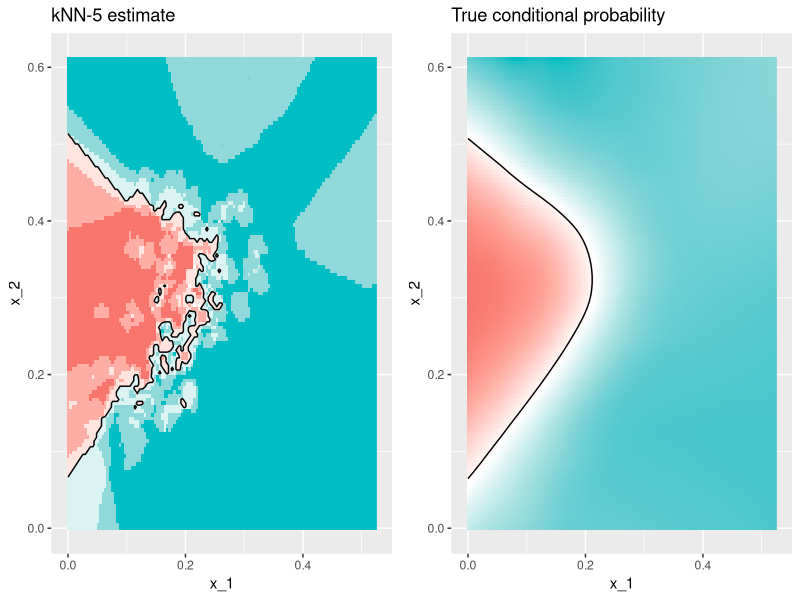
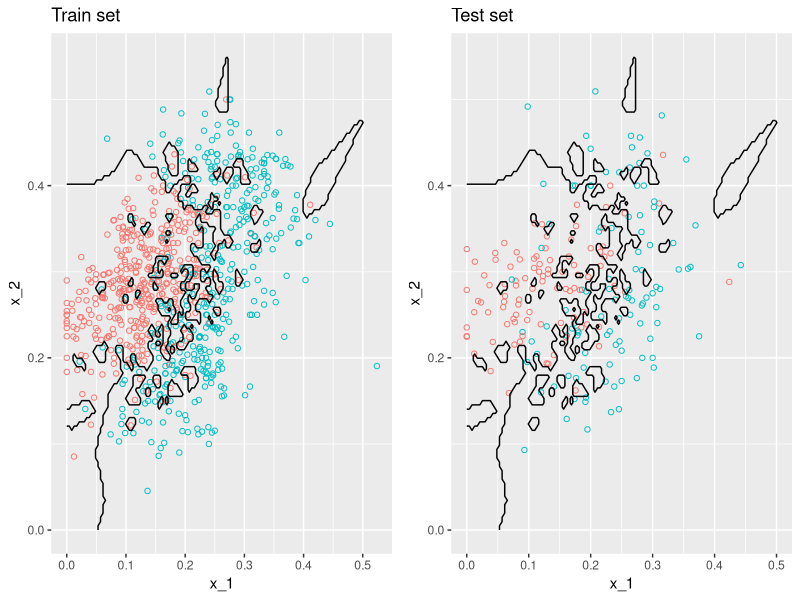
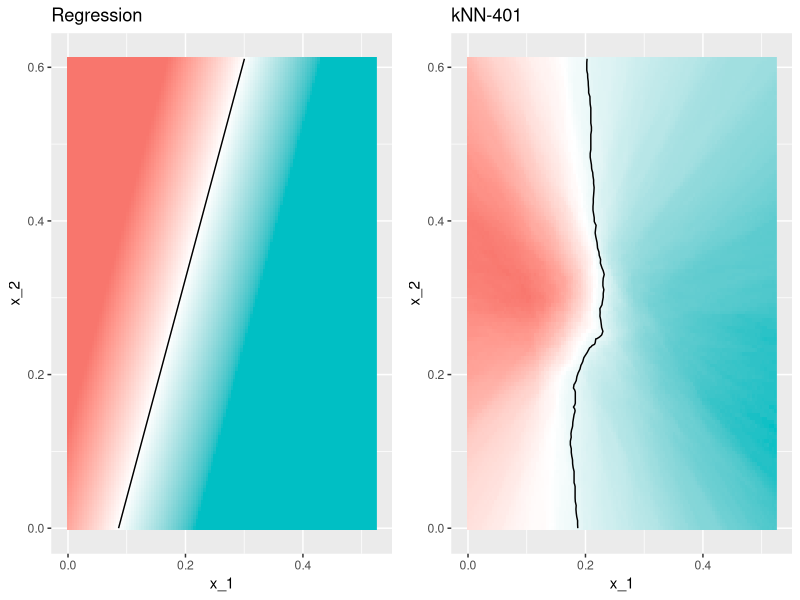
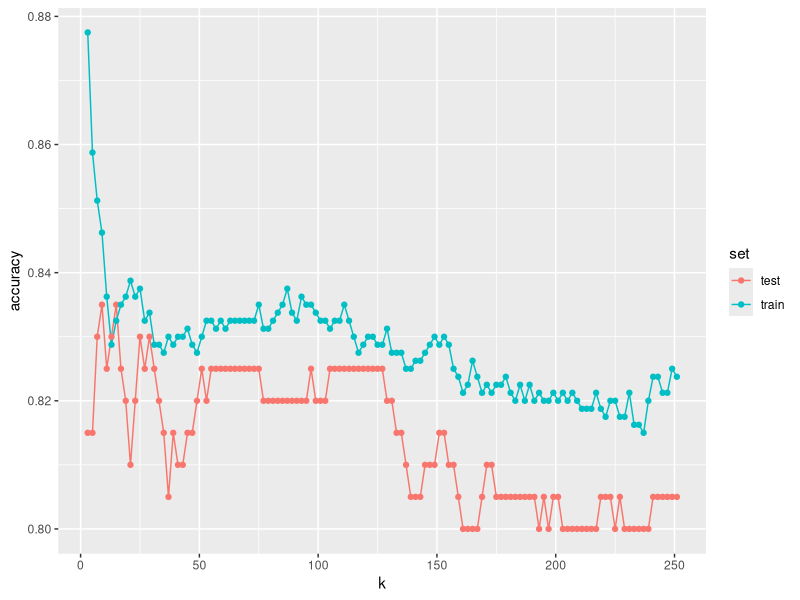

Write the R code that produced these figures, in order. (Note: this script raises an error after producing the figures.)
## ---- chunk 1
library(dslabs)
library(caret)
knn_fit <- knn3(y ~ ., data = mnist_27$train, k = 5)
## ---- chunk 2
y_hat_knn <- predict(knn_fit, mnist_27$test, type = "class")
## ---- chunk 3
mean(y_hat_knn == mnist_27$test$y)
## ---- chunk 4
# We use this function to plot the estimated conditional probabilities
plot_cond_prob <- function(p_hat = NULL){
  tmp <- mnist_27$true_p
  if (!is.null(p_hat)) {
    tmp <- mutate(tmp, p = p_hat)
  }
  tmp |> ggplot(aes(x_1, x_2, z = p)) +
  geom_raster(aes(fill = p), show.legend = FALSE) +
  scale_fill_gradientn(colors = c("#F8766D", "white", "#00BFC4")) +
  stat_contour(breaks = c(0.5), color = "black")
}
## ---- chunk 5
library(tidyverse)
p1 <- plot_cond_prob() + ggtitle("True conditional probability")

p2 <- plot_cond_prob(predict(knn_fit, mnist_27$true_p)[,2]) +
  ggtitle("kNN-5 estimate")
library(gridExtra)

grid.arrange(p2, p1, nrow = 1)
## ---- chunk 6
y_hat_knn <- predict(knn_fit, mnist_27$train, type = "class")
mean(y_hat_knn == mnist_27$train$y)

y_hat_knn <- predict(knn_fit, mnist_27$test, type = "class")
mean(y_hat_knn == mnist_27$test$y)
## ---- chunk 7
knn_fit_1 <- knn3(y ~ ., data = mnist_27$train, k = 1)
y_hat_knn_1 <- predict(knn_fit_1, mnist_27$train, type = "class")
mean(y_hat_knn_1 == mnist_27$train$y)
## ---- chunk 8
y_hat_knn_1 <- predict(knn_fit_1, mnist_27$test, type = "class")
mean(y_hat_knn_1 == mnist_27$test$y)
## ---- chunk 9
tmp <- mnist_27$true_p
tmp$knn <- predict(knn_fit_1, newdata = mnist_27$true_p)[,2]
p1 <- tmp |>
  ggplot() +
  geom_point(data = mnist_27$train, aes(x_1, x_2, color = y),
             pch = 21, show.legend = FALSE) +
  scale_fill_gradientn(colors = c("#F8766D","white","#00BFC4")) +
  stat_contour(aes(x_1, x_2, z = knn), breaks = c(0.5), color = "black") +
  ggtitle("Train set")

p2 <- tmp |>
  ggplot() +
  geom_point(data = mnist_27$test, aes(x_1, x_2, color = y), 
             pch = 21, show.legend = FALSE) +
  scale_fill_gradientn(colors = c("#F8766D","white","#00BFC4")) +
  stat_contour(aes(x_1, x_2, z = knn), breaks = c(0.5), color = "black") +
  ggtitle("Test set")

grid.arrange(p1, p2, nrow = 1)
## ---- chunk 10
knn_fit_401 <- knn3(y ~ ., data = mnist_27$train, k = 401)
y_hat_knn_401 <- predict(knn_fit_401, mnist_27$test, type = "class")
mean(y_hat_knn_401 == mnist_27$train$y)
## ---- chunk 11
fit_lm <- lm(y ~ ., data = mutate(mnist_27$train, y=y == "7"))
p_hat <- predict(fit_lm, newdata = mnist_27$true_p)
p_hat <- scales::squish(p_hat, c(0, 1))
p1 <- plot_cond_prob(p_hat) +
  ggtitle("Regression")

p2 <- plot_cond_prob(predict(knn_fit_401, mnist_27$true_p)[,2]) +
  ggtitle("kNN-401")
  
grid.arrange(p1, p2, nrow = 1)
## ---- chunk 12
ks <- seq(3, 251, 2)
accuracy <- sapply(ks, function(k){
  fit <- knn3(y ~ ., data = mnist_27$train, k = k)
  
  y_hat <- predict(fit, mnist_27$train, type = "class")
  cm_train <- confusionMatrix(y_hat, mnist_27$train$y)
  train_error <- cm_train$overall[["Accuracy"]]
  
  y_hat <- predict(fit, mnist_27$test, type = "class")
  cm_test <- confusionMatrix(y_hat, mnist_27$test$y)
  test_error <- cm_test$overall[["Accuracy"]]
  
  c(train = train_error, test = test_error)
})
## ---- chunk 13
data.frame(k = ks, train = accuracy["train",], test = accuracy["test",]) |>
  pivot_longer(-k, values_to = "accuracy", names_to = "set") |>
  mutate(set = factor(set, levels = c("test", "train"))) |>
  ggplot(aes(k, accuracy, color = set)) + 
  geom_line() +
  geom_point() 
## ---- chunk 14
if (knitr::is_html_output()) {
  knitr::opts_chunk$set(out.width = "500px",
                        out.extra = 'style="display: block; margin-left: auto; margin-right: auto; background-color: #000; padding:3px;"')
} else{
  knitr::opts_chunk$set(out.width = "35%")
}
## ---- chunk 15
knitr::include_graphics("img/cv-1.png")
## ---- chunk 16
knitr::include_graphics("img/cv-3.png")
## ---- chunk 17
knitr::include_graphics("img/cv-4.png")
## ---- chunk 18
knitr::include_graphics("img/cv-5.png")
## ---- chunk 19
knitr::include_graphics("img/cv-6.png")
## ---- chunk 20
knitr::include_graphics("img/cv-7.png")
## ---- chunk 21
knitr::include_graphics("img/cv-8.png")
## ---- chunk 22
knitr::opts_chunk$set(out.width = "70%", out.extra = NULL)
## ---- chunk 23
set.seed(2023-11-30)
boot <- train(y ~ ., method = "knn", tuneGrid = data.frame(k=ks), 
              data = mnist_27$train, 
              trControl = trainControl(number = 100))
cv <- train(y ~ ., method = "knn", 
            tuneGrid = data.frame(k = ks), 
            data = mnist_27$train,
            trControl = trainControl(method = "cv", 
                                     number = 10, p = .9))

data.frame(k = ks, naive = accuracy["test",], 
           cv = cv$results[,2],
           boot = boot$results[,2]) |>
  pivot_longer(-k, values_to = "Accuracy", names_to = "set") |>
  mutate(set = factor(set, levels = c("naive", "cv", "boot"),
                      labels = c("Simple", "10-fold", "Boostrap"))) |>
  ggplot(aes(k, Accuracy, color = set)) + 
  geom_line() 
